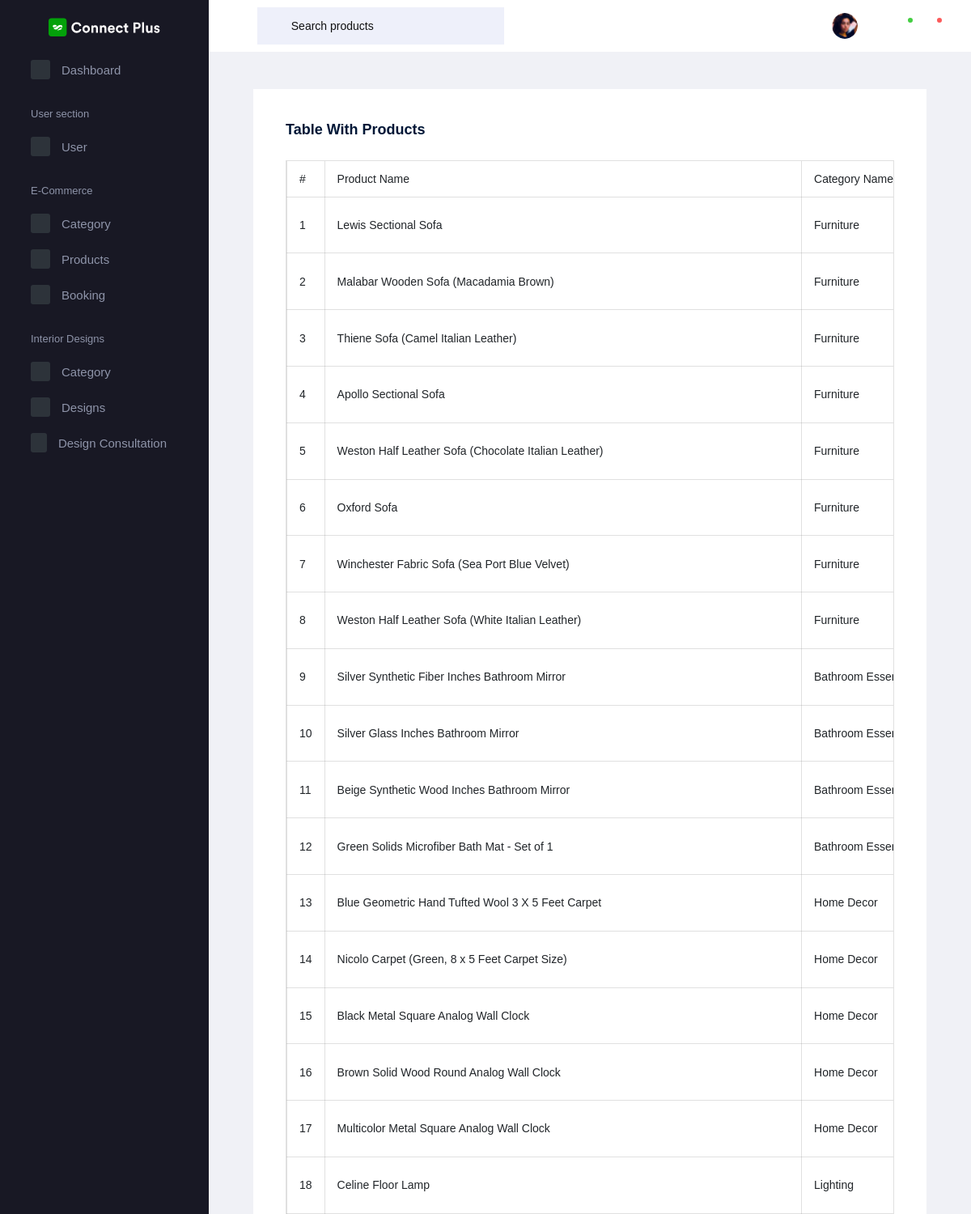
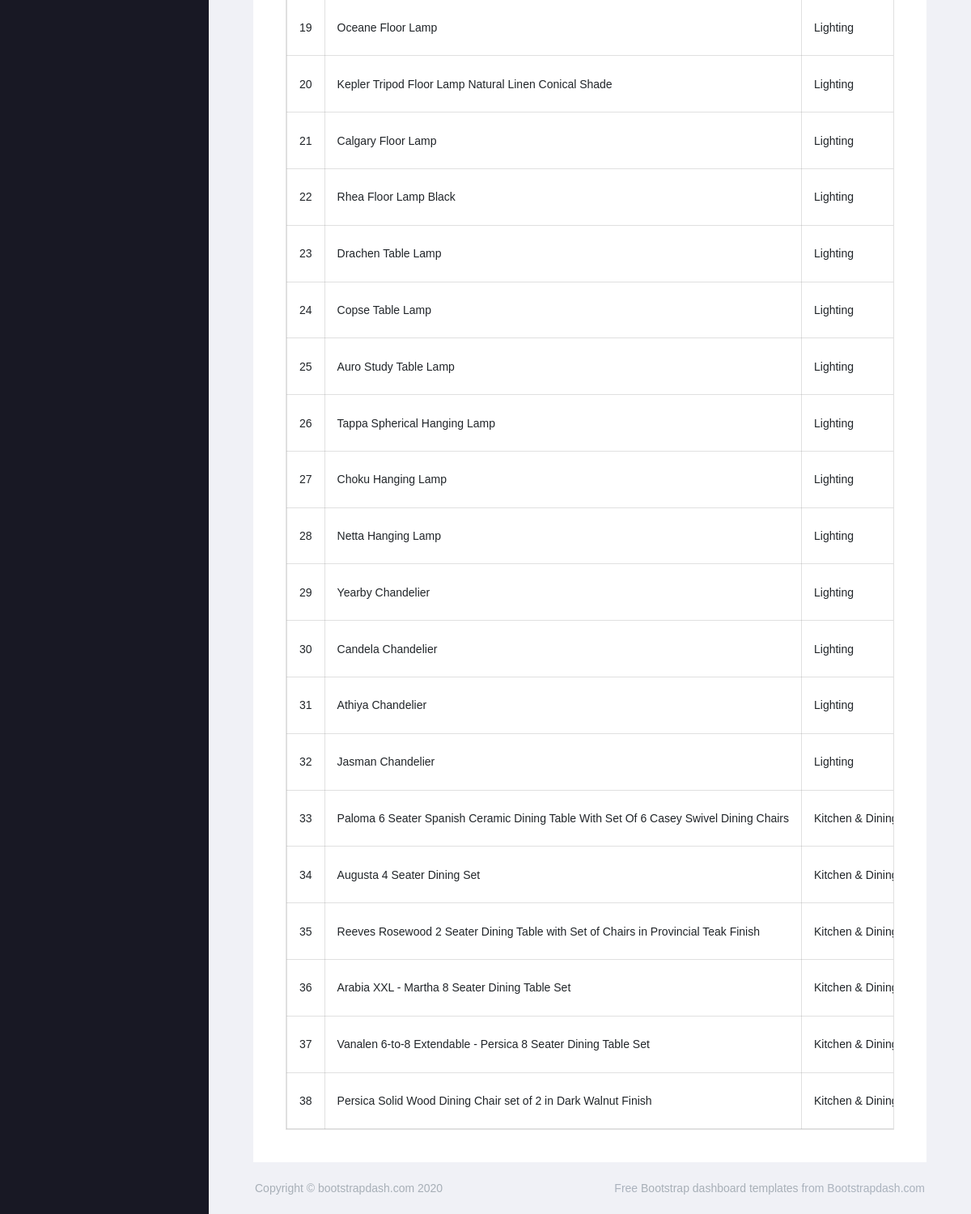
Page /AdminApp/display_product/ on the committed database (2 pictures, top to bottom).
### AdminApp/models.py (models this page shows)
class ProductDb(models.Model):
    product_name = models.CharField(max_length=100, unique=True)
    category_name = models.CharField(max_length=100, null=True, blank=True)
    sub_category_name = models.CharField(max_length=100, null=True, blank=True)
    Description = models.CharField(max_length=100, null=True, blank=True)
    price = models.IntegerField(null=True, blank=True)
    quantity = models.IntegerField(null=True, blank=True)
    product_image = models.ImageField(upload_to="Product Images", null=True, blank=True)

### AdminApp/views.py (the view)
# urls.py: path('display_product/', views.display_product, name="display_product"),
def display_product(request):
    data = ProductDb.objects.all()
    return render(request, "display_products.html", {'data': data})

### AdminApp/templates/display_products.html (shortened to what this page needs)
<!DOCTYPE html>
{% extends 'index.html' %}
{% block content %}
<html lang="en">
<head>
</head>
<body>
    <div class="col-lg-12 stretch-card">
                <div class="card">
                  <div class="card-body">
                    <h4 class="card-title">Table with products</h4>
                    <table class="table table-bordered table-responsive">
                      <thead>
                        <tr>
                          <th> # </th>
                          <th> Product Name </th>
                          <th> Category Name </th>
                        </tr>
                      </thead>
                      <tbody>
                      {% for d in data %}
                        <tr>
                          <td> {{forloop.counter}} </td>
                          <td> {{d.product_name}} </td>
                          <td> {{d.category_name}} </td>
                        </tr>
                      {% endfor %}
                      </tbody>
                    </table>
                  </div>
                </div>
              </div>
</body>
</html>
{% endblock %}

### rows in the picture
ProductDb: product_name "Lewis Sectional Sofa", category_name "Furniture"
ProductDb: product_name "Malabar Wooden Sofa (Macadamia Brown)", category_name "Furniture"
ProductDb: product_name "Thiene Sofa (Camel Italian Leather)", category_name "Furniture"
ProductDb: product_name "Apollo Sectional Sofa", category_name "Furniture"
ProductDb: product_name "Weston Half Leather Sofa (Chocolate Italian Leather)", category_name "Furniture"
ProductDb: product_name "Oxford Sofa", category_name "Furniture"
ProductDb: product_name "Winchester Fabric Sofa (Sea Port Blue Velvet)", category_name "Furniture"
ProductDb: product_name "Weston Half Leather Sofa (White Italian Leather)", category_name "Furniture"
ProductDb: product_name "Silver Synthetic Fiber Inches Bathroom Mirror", category_name "Bathroom…"
ProductDb: product_name "Silver Glass Inches Bathroom Mirror", category_name "Bathroom…"
ProductDb: product_name "Beige Synthetic Wood Inches Bathroom Mirror", category_name "Bathroom…"
ProductDb: product_name "Green Solids Microfiber Bath Mat - Set of 1", category_name "Bathroom…"
ProductDb: product_name "Blue Geometric Hand Tufted Wool 3 X 5 Feet Carpet", category_name "Home Decor"
ProductDb: product_name "Nicolo Carpet (Green, 8 x 5 Feet Carpet Size)", category_name "Home Decor"
ProductDb: product_name "Black Metal Square Analog Wall Clock", category_name "Home Decor"
ProductDb: product_name "Brown Solid Wood Round Analog Wall Clock", category_name "Home Decor"
ProductDb: product_name "Multicolor Metal Square Analog Wall Clock", category_name "Home Decor"
ProductDb: product_name "Celine Floor Lamp", category_name "Lighting"
ProductDb: product_name "Oceane Floor Lamp", category_name "Lighting"
ProductDb: product_name "Kepler Tripod Floor Lamp Natural Linen Conical Shade", category_name "Lighting"
ProductDb: product_name "Calgary Floor Lamp", category_name "Lighting"
ProductDb: product_name "Rhea Floor Lamp Black", category_name "Lighting"
ProductDb: product_name "Drachen Table Lamp", category_name "Lighting"
ProductDb: product_name "Copse Table Lamp", category_name "Lighting"
ProductDb: product_name "Auro Study Table Lamp", category_name "Lighting"
ProductDb: product_name "Tappa Spherical Hanging Lamp", category_name "Lighting"
ProductDb: product_name "Choku Hanging Lamp", category_name "Lighting"
ProductDb: product_name "Netta Hanging Lamp", category_name "Lighting"
ProductDb: product_name "Yearby Chandelier", category_name "Lighting"
ProductDb: product_name "Candela Chandelier", category_name "Lighting"
ProductDb: product_name "Athiya Chandelier", category_name "Lighting"
ProductDb: product_name "Jasman Chandelier", category_name "Lighting"
ProductDb: product_name "Paloma 6 Seater Spanish Ceramic Dining Table With Set Of 6 Casey Swivel Dining Chairs", category_name "Kitchen &…"
ProductDb: product_name "Augusta 4 Seater Dining Set", category_name "Kitchen &…"
ProductDb: product_name "Reeves Rosewood 2 Seater Dining Table with Set of Chairs in Provincial Teak Finish", category_name "Kitchen &…"
ProductDb: product_name "Arabia XXL - Martha 8 Seater Dining Table Set", category_name "Kitchen &…"
ProductDb: product_name "Vanalen 6-to-8 Extendable - Persica 8 Seater Dining Table Set", category_name "Kitchen &…"
ProductDb: product_name "Persica Solid Wood Dining Chair set of 2 in Dark Walnut Finish", category_name "Kitchen &…"
